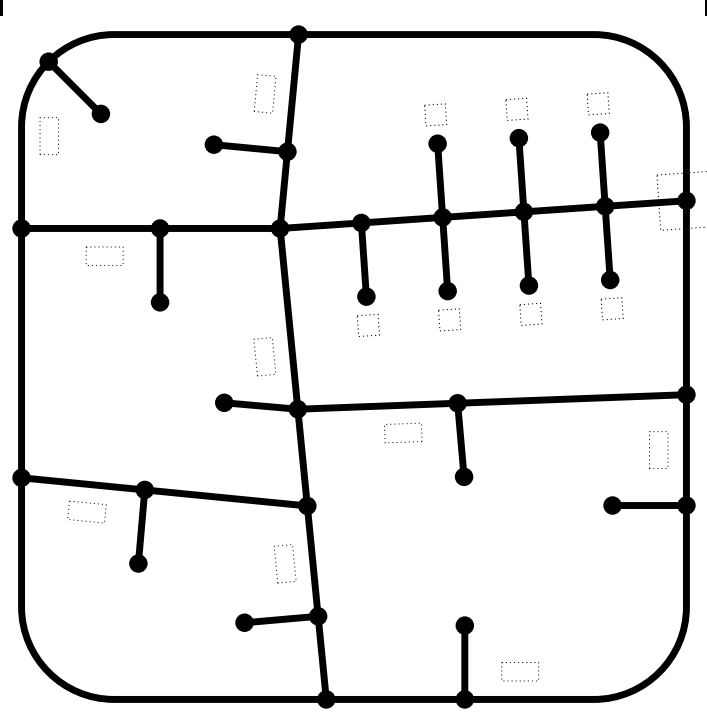
#> input picture CCI_MiniProject/area.JPG, 707 x 716 px, found by its file name
$ python tempCodeRunnerFile.py
#> lines starting #> are read from the running program, lines starting #| are printed output that depends on the picture; after the words box and inside, x2 and y2 are one past the last pixel; in counts of white or black regions, pixels touching at a corner belong together
import cv2
import numpy as np

# Read image.
img = cv2.imread('area.jpg', cv2.IMREAD_COLOR)
#> img is the input picture: shape (716, 707, 3); min 0, max 255, mean 232.5

# Convert to grayscale.
gray = cv2.cvtColor(img, cv2.COLOR_BGR2GRAY)

# Blur using 3 * 3 kernel.
gray_blurred = cv2.blur(gray, (3, 3))
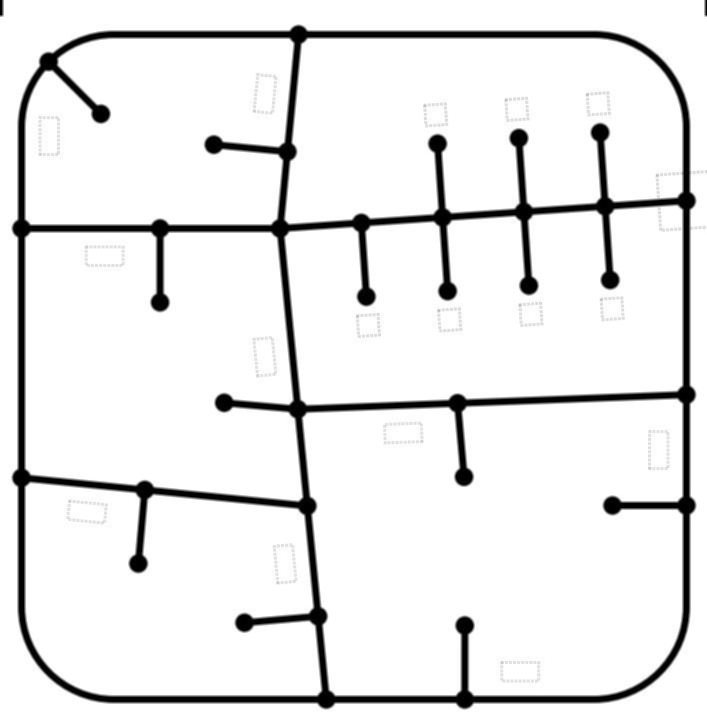
#> gray_blurred: shape (716, 707); min 0, max 255, mean 232.5

edged = cv2.Canny(gray_blurred,1200,100)
#> edged: shape (716, 707); every value is 0
# Apply Hough transform on the blurred image.
detected_circles = cv2.HoughCircles(gray_blurred,
                   cv2.HOUGH_GRADIENT, 1, 50, param1 = 50,
               param2 = 30, minRadius = 1, maxRadius = 40)
#> detected_circles = 15 rows, first 8: [518.5, 137.5, 9.1], [159.5, 301.5, 9.6], [464.5, 625.5, 9.6], [599.5, 132.5, 9.1], [609.5, 279.5, 8.8], [447.5, 290.5, 9.1], [437.5, 143.5, 9.6], [528.5, 285.5, 9.1]

# Draw circles that are detected.
# if detected_circles is not None:

    # Convert the circle parameters a, b and r to integers.
detected_circles = np.uint16(np.around(detected_circles))
#> detected_circles = 15 rows, first 8: [518, 138, 9], [160, 302, 10], [464, 626, 10], [600, 132, 9], [610, 280, 9], [448, 290, 9], [438, 144, 10], [528, 286, 9]
# print(detected_circles)
for pt in detected_circles[0, :]:
    a, b, r = pt[0], pt[1], pt[2]

    # Draw the circumference of the circle.
    cv2.circle(img, (a, b), r, (0, 255, 0), 2)

    # Draw a small circle (of radius 1) to show the center.
    #cv2.circle(img, (a, b), 1, (0, 0, 255), 3)
    cv2.imshow("Detected Circle", img)
    cv2.waitKey(0)
#> this loop made 15 passes
#> (a, b, r) on passes 1 to 12: (518, 138, 9), (160, 302, 10), (464, 626, 10), (600, 132, 9), (610, 280, 9), (448, 290, 9), (438, 144, 10), (528, 286, 9), (214, 144, 9), (366, 296, 9), (464, 476, 10), (306, 506, 10)
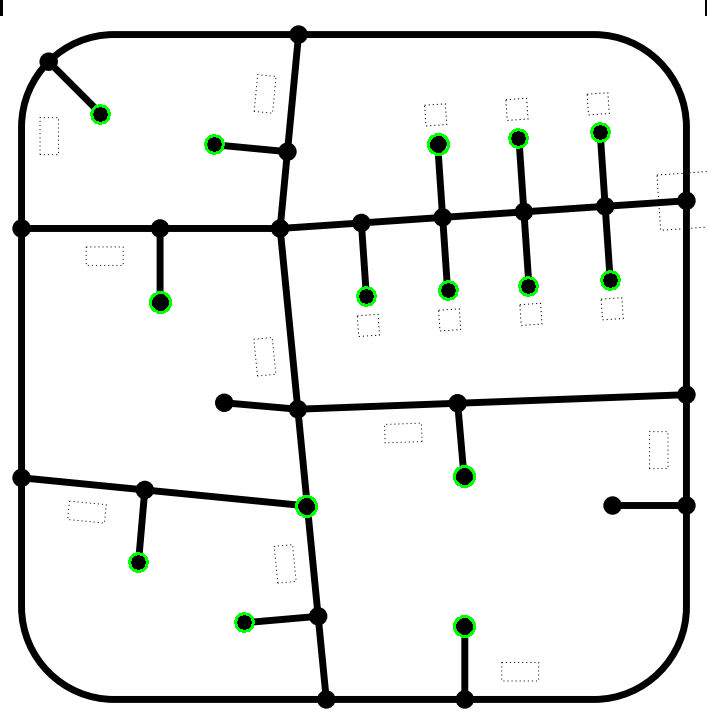
#> img: shape (716, 707, 3); 0.52% of pixels changed, all inside (x1, y1, x2, y2) = (90, 104, 621, 638)
